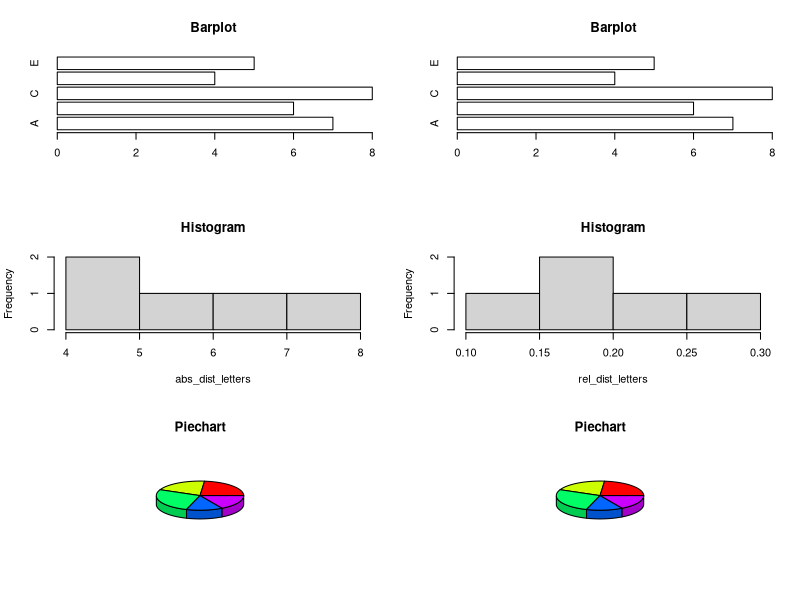
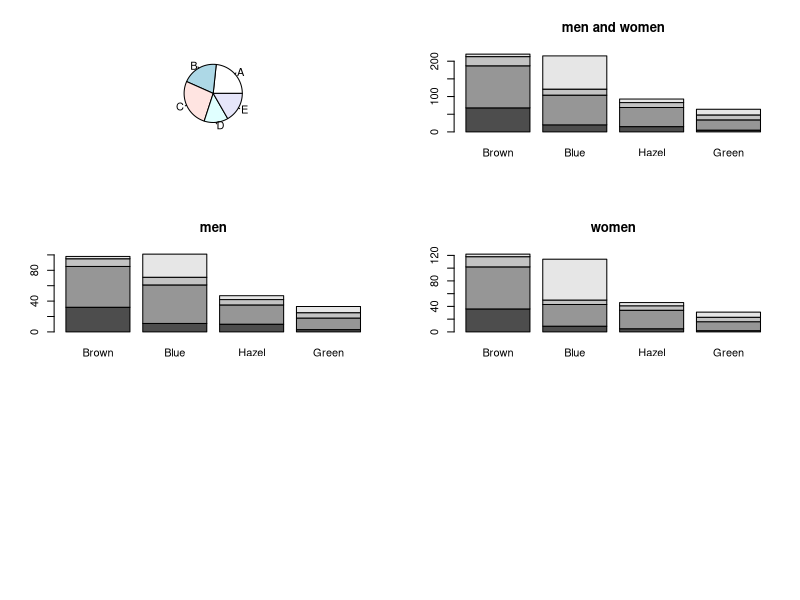
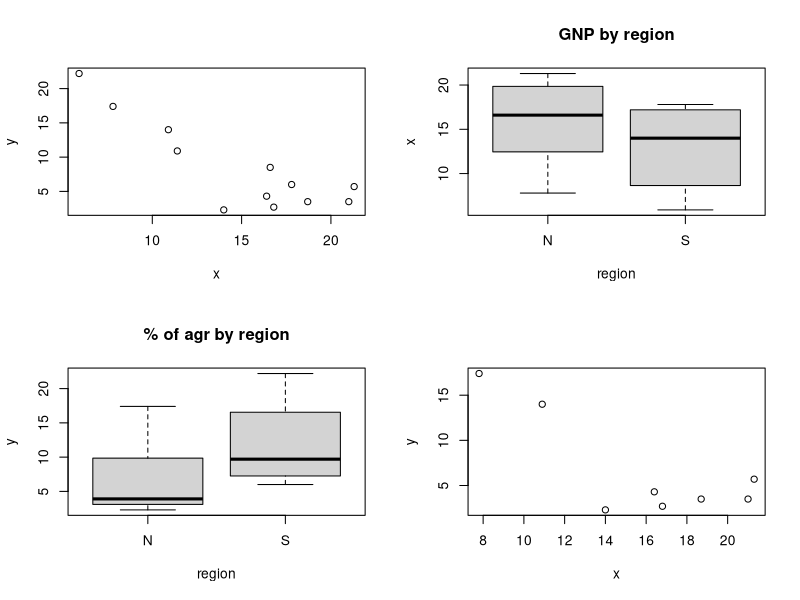
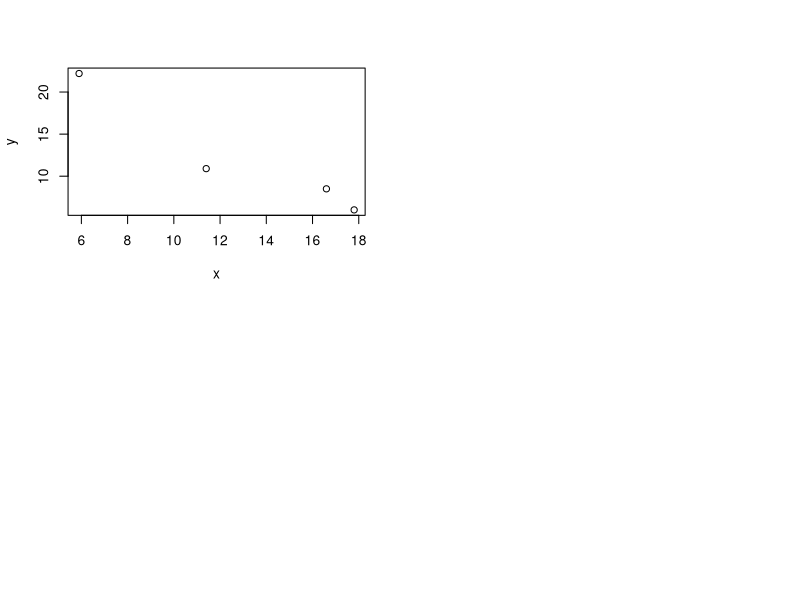
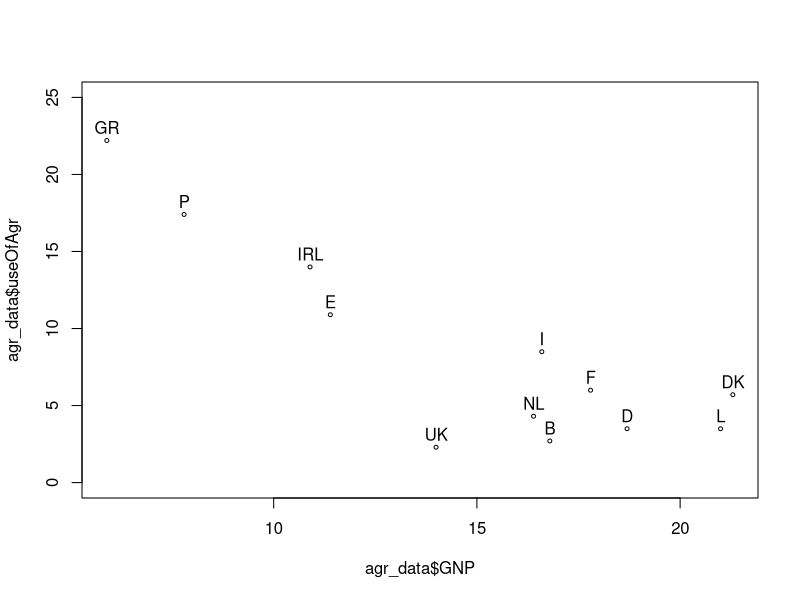

Write R code to recreate these figures, in order.
################################################################################
# Exercise 6
################################################################################
letters = c("E","D","A","D","C","D","B","E","C","E","D","B","B","C","B","A","B","C","C","C","A","B","C","A","A","C","A","E","E","A")

abs_dist_letters = table(letters)

rel_dist_letters = abs_dist_letters/sum(abs_dist_letters)

par(mfrow=c(3,2))
# bar diagram
barplot(abs_dist_letters, horiz = TRUE, col = "NA", main="Barplot")
barplot(abs_dist_letters, horiz = TRUE, col = "NA", main="Barplot")

# histogram
hist(abs_dist_letters, main="Histogram")
hist(rel_dist_letters, main="Histogram")

# piechart
library(plotrix)
pie3D(abs_dist_letters, main="Piechart")
pie3D(rel_dist_letters, main="Piechart")
pie(rel_dist_letters)

################################################################################
# Exercise 7
################################################################################
men_women = HairEyeColor[,,1]+HairEyeColor[,,2]
barplot(men_women, main = "men and women")
barplot(HairEyeColor[,,1], main="men")
barplot(HairEyeColor[,,2], main="women")

################################################################################
# Exercise 8
################################################################################
par(mfrow = c(2,2))

# a)
library(cluster)
agriculture
# [ , 1]	x	 numeric	 per capita GNP
# [ , 2]	y	 numeric	 percentage in agriculture

# b)
plot(agriculture)

# c)
agr_data = agriculture

agr_data$region = factor(c("N","N","N","S","S","S","N","S","N","N","N","N"))

# d)
boxplot(x~region,agr_data, main="GNP by region")
boxplot(y~region,agr_data, main="% of agr by region")


# e)
x = agr_data$x[agr_data$region == "N"]
y = agr_data$y[agr_data$region == "N"]
plot(x,y)

x = agr_data$x[agr_data$region == "S"]
y = agr_data$y[agr_data$region == "S"]
plot(x,y)

################################################################################
# Exercise 9
################################################################################
par(mfrow=c(1,1))
agr_data$region = NULL
names(agr_data) = c("GNP","useOfAgr")

plot(agr_data$GNP, agr_data$useOfAgr, pch="°", ylim=c(0,25))
text(agr_data$GNP, agr_data$useOfAgr, rownames(agr_data), adj=c(NA,-0.5))
